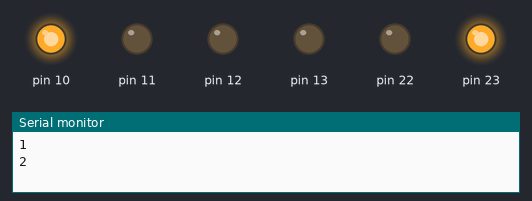
A sketch run on a simulated Arduino Uno, built with avr-gcc and run on an emulated ATmega328P. Shown: output pins drawn as LEDs (lit = HIGH), the last lines printed to the serial monitor.

Above: at 2.5 s.
At 5.7 s:
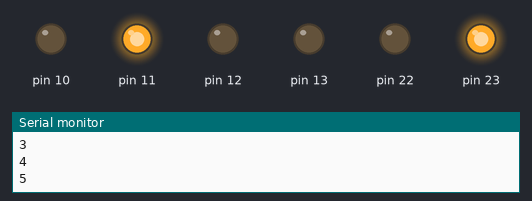
At 8.8 s:
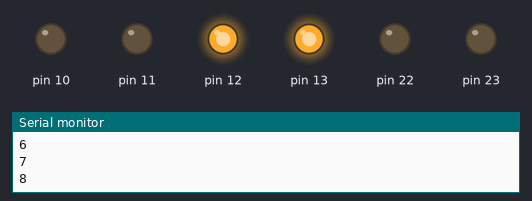
At 12.0 s:
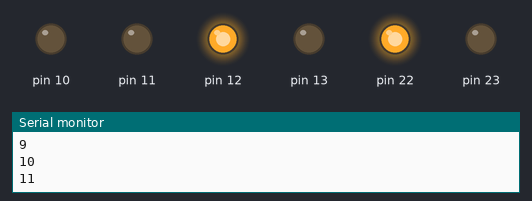
Timing chart, 0 to 16.4 s (numbered marks = the images above):
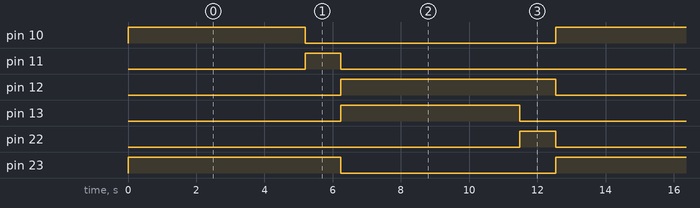

The sketch:

Temporizador3.ino
```cpp
int contador = 0;

void setup(){
  Serial.begin(9600);
  cli();
  TCCR1B = 0; TCCR1A = 0;
  TCCR1B |= (1 << CS12);
  TCNT1 = 3036; // 65536-(16MHz/(256/1Hz)) = 65536-(16000000/256) = 65536-62500 = 3036
  TIMSK1 |= (1 << TOIE1);
  sei();
  DDRB = DDRB | B11111100;
  }
  ISR(TIMER1_OVF_vect){
    // Código a ejecutar al activarse la interrupción
    contador = (contador+1)%12;
    Serial.println(contador);
    }

void loop() {
  // put your main code here, to run repeatedly:
  if (contador == 0){
    asm(
      "sbi 0x05,0x02 \n\t"
      "sbi 0x05,0x07 \n\t"
      "cbi 0x05,0x06 \n\t"
      "cbi 0x05,0x04 \n\t"
      );

  }
  if (contador == 5){
    asm(
      "cbi 0x05,0x02 \n\t"
      "sbi 0x05,0x03 \n\t"
      );
  }
  if (contador == 6){
    asm(
      "cbi 0x05,0x03 \n\t"
      "sbi 0x05,0x04 \n\t"
      "sbi 0x05,0x05 \n\t"
      "cbi 0x05,0x07 \n\t"
      );

  }
  if (contador == 11){
    asm(
      "cbi 0x05,0x05 \n\t"
      "sbi 0x05,0x06 \n\t"
      );
  }


}
```

Measured:
- by itself, pin 10, pin 13: alternates HIGH for 5.2 s and LOW for 7.3 s
- by itself, pin 11, pin 22: alternates HIGH for 1.0 s and LOW for 11.5 s
- by itself, pin 12, pin 23: alternates HIGH for 6.3 s and LOW for 6.3 s
